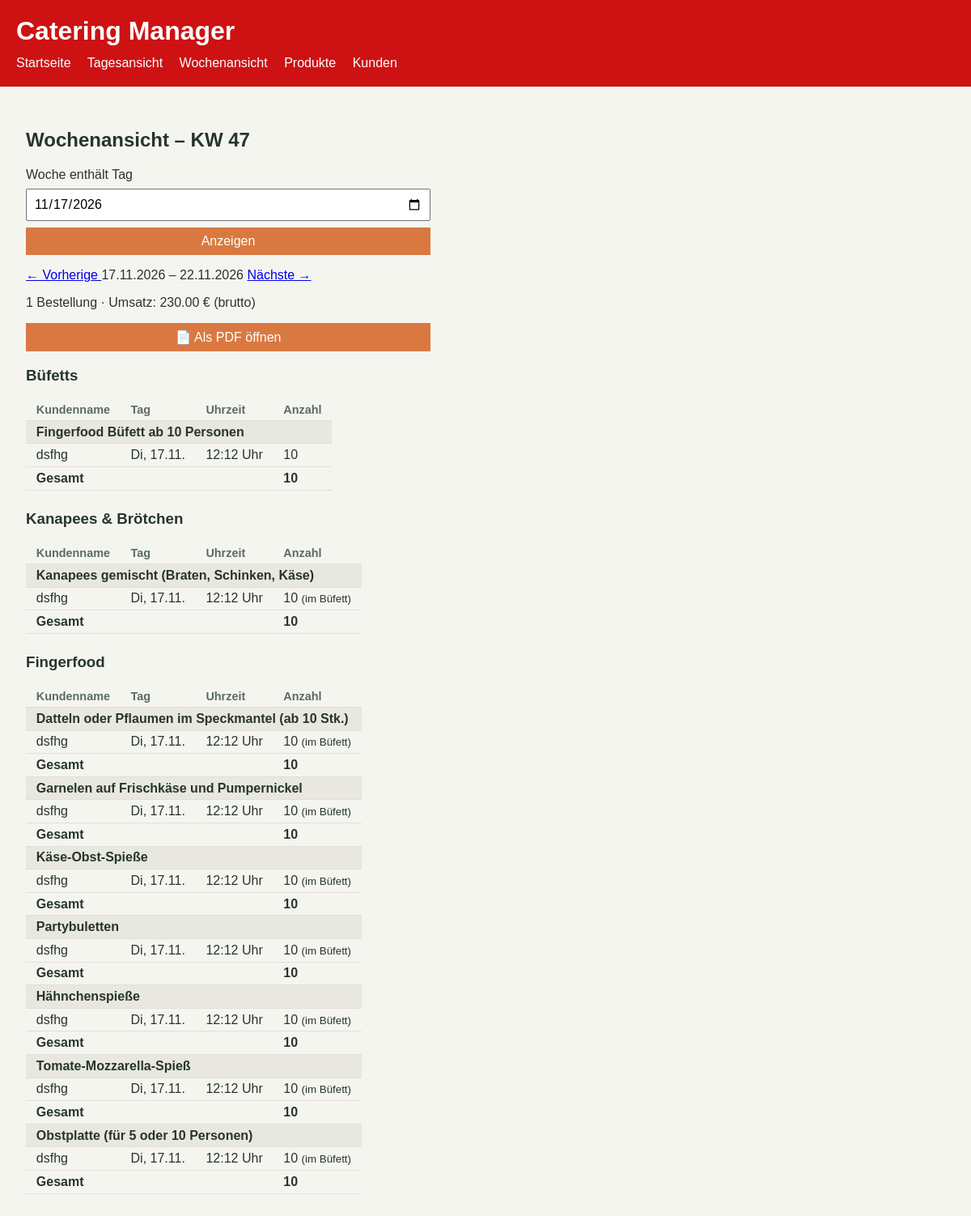
Screenshot of /wochenansicht with the database file from the repository.
### tables this page shows
CREATE TABLE order_items (
  id INTEGER PRIMARY KEY,
  order_id INTEGER NOT NULL,
  product_id INTEGER NOT NULL,
  quantity INTEGER NOT NULL CHECK (quantity > 0),
  unit_price_cents INTEGER NOT NULL CHECK (unit_price_cents >= 0), bundle_id INTEGER,
  FOREIGN KEY (order_id) REFERENCES orders(id) ON DELETE CASCADE,
  FOREIGN KEY (product_id) REFERENCES products(id) ON DELETE RESTRICT
);

CREATE TABLE products (
  id INTEGER PRIMARY KEY,
  name TEXT NOT NULL,
  price_cents INTEGER NOT NULL CHECK (price_cents >= 0),
  unit TEXT NOT NULL DEFAULT 'Stück',
  tax_rate INTEGER NOT NULL CHECK (tax_rate IN (7, 19)) DEFAULT 19,
  active INTEGER NOT NULL DEFAULT 1
, category_id INTEGER REFERENCES categories(id), bundle_persons INTEGER);

CREATE TABLE orders (
  id INTEGER PRIMARY KEY,
  customer_name TEXT NOT NULL,
  customer_phone TEXT NOT NULL,
  delivery_address TEXT,
  order_date TEXT NOT NULL,
  order_time TEXT NOT NULL,
  fulfillment_type TEXT NOT NULL CHECK (fulfillment_type IN ('abholung', 'lieferung')),
  created_at TEXT NOT NULL DEFAULT CURRENT_TIMESTAMP
);

### app.py (the view)
@app.route("/wochenansicht")
def week_view():
    datum, montag, start, sonntag = resolve_week(
        request.args.get("date", date.today().isoformat())
    )
    rows, bestellungen, kunden = get_week_summary(
        start.isoformat(), sonntag.isoformat()
    )
    gesamt_cents = sum(row["total_cents"] for row in rows)
    kategorien = get_week_categories(start.isoformat(), sonntag.isoformat())
    vorherige = (montag - timedelta(days=7)).isoformat()
    naechste = (montag + timedelta(days=7)).isoformat()
    return render_template(
        "wochenansicht.html",
        selected_date=datum.isoformat(),
        montag=montag,
        start=start,
        sonntag=sonntag,
        kalenderwoche=montag.isocalendar()[1],
        kategorien=kategorien,
        bestellungen=bestellungen,
        kunden=kunden,
        gesamt_cents=gesamt_cents,
        vorherige=vorherige,
        naechste=naechste,
    )

### app.py (called while the page is built)
def connect_db():
    connection = sqlite3.connect(DB_PATH)
    connection.row_factory = sqlite3.Row
    connection.execute("PRAGMA foreign_keys = ON")
    return connection

def week_range(datum):
    montag = datum - timedelta(days=datum.weekday())
    sonntag = montag + timedelta(days=6)
    return montag, sonntag

def get_week_positions(start, ende):
    connection = connect_db()
    rows = connection.execute(
        """
        SELECT p.id   AS product_id,
               p.name AS product_name,
               p.unit,
               COALESCE(c.name, 'Ohne Kategorie') AS category_name,
               COALESCE(c.sort_order, 9999)       AS category_sort,
               o.customer_name, o.order_date, o.order_time,
               oi.quantity, oi.bundle_id
        FROM order_items oi
        JOIN orders   o ON o.id = oi.order_id
        JOIN products p ON p.id = oi.product_id
        LEFT JOIN categories c ON c.id = p.category_id
        WHERE o.order_date BETWEEN ? AND ?
        ORDER BY COALESCE(c.sort_order, 9999), c.id, p.id,
                 o.order_date, o.order_time
        """,
        (start, ende),
    ).fetchall()
    connection.close()
    return rows

def resolve_week(datum_text):
    heute = date.today()
    try:
        datum = date.fromisoformat(datum_text)
    except ValueError:
        datum = heute
    montag, sonntag = week_range(datum)
    start = heute if montag <= heute <= sonntag else montag
    return datum, montag, start, sonntag

### templates/wochenansicht.html (shortened to what this page needs)
<!doctype html>
<html lang="de">
  <head>
    <link rel="stylesheet" href="/style.css">
  </head>
  <body>
    <header>
      <h1>Catering Manager</h1>
      <nav>
        <a href="/">Startseite</a>
        <a href="/tagesansicht">Tagesansicht</a>
        <a href="/wochenansicht">Wochenansicht</a>
        <a href="/produkte">Produkte</a>
        <a href="/kunden">Kunden</a>
      </nav>
    </header>
    <main>
      <h2>Wochenansicht – KW {{ kalenderwoche }}</h2>
      <form method="get" action="/wochenansicht">
        <label for="date">Woche enthält Tag</label>
        <input id="date" name="date" type="date" value="{{ selected_date }}">
        <button type="submit">Anzeigen</button>
      </form>
      <p class="wochen-nav">
        <a href="/wochenansicht?date={{ vorherige }}" title="Vorherige Woche">
          ← Vorherige
        </a>
        <span>
          {{ start.strftime('%d.%m.%Y') }} – {{ sonntag.strftime('%d.%m.%Y') }}
        </span>
        <a href="/wochenansicht?date={{ naechste }}" title="Nächste Woche">
          Nächste →
        </a>
      </p>
      <p class="wochen-summary">
        {{ bestellungen }} Bestellung{{ '' if bestellungen == 1 else 'en' }}
        · Umsatz: {{ '%.2f'|format(gesamt_cents / 100) }} € (brutto)
      </p>
      <form method="get" action="/wochenansicht/pdf" target="_blank">
        <button type="submit" title="Wochenansicht als PDF öffnen">📄 Als PDF öffnen</button>
      </form>
      {% if kategorien %}
        {% for kategorie in kategorien %}
          <h3>{{ kategorie['name'] }}</h3>
          <table>
            <thead>
              <tr>
                <th>Kundenname</th>
                <th>Tag</th>
                <th>Uhrzeit</th>
                <th>Anzahl</th>
              </tr>
            </thead>
            <tbody>
              {% for p in kategorie['produkte'] %}
                <tr class="produktzeile">
                  <td colspan="{{ 5 if kategorie['mit_kg'] else 4 }}">
                    {{ p['name'] }}
                  </td>
                </tr>
                {% for pos in p['positionen'] %}
                  <tr>
                    <td>{{ pos['kunde'] }}</td>
                    <td>{{ pos['tag'] }}</td>
                    <td>{{ pos['uhrzeit'] }} Uhr</td>
                    <td>
                      {{ pos['anzahl'] }}
                      {% if pos['im_buefett'] %}<small>(im Büfett)</small>{% endif %}
                    </td>
                  </tr>
                {% endfor %}
                <tr class="gesamtzeile">
                  <td colspan="{{ 4 if kategorie['mit_kg'] else 3 }}">Gesamt</td>
                  <td>{{ p['total'] }}</td>
                </tr>
              {% endfor %}
            </tbody>
          </table>
        {% endfor %}
      {% else %}
        <p>In diesem Zeitraum gibt es noch keine Bestellungen.</p>
      {% endif %}
    </main>
  </body>
</html>

### rows the page displays
order_items: name "Fingerfood Büfett ab 10 Personen", kunde "dsfhg", tag "Di, 17.11.", uhrzeit "12:12", anzahl "10", total "10"
order_items: name "Kanapees gemischt (Braten, Schinken, Käse)", kunde "dsfhg", tag "Di, 17.11.", uhrzeit "12:12", anzahl "10", shows "(im Büfett)", total "10"
order_items: name "Datteln oder Pflaumen im Speckmantel (ab 10 Stk.)", kunde "dsfhg", tag "Di, 17.11.", uhrzeit "12:12", anzahl "10", shows "(im Büfett)", total "10"
order_items: name "Garnelen auf Frischkäse und Pumpernickel", kunde "dsfhg", tag "Di, 17.11.", uhrzeit "12:12", anzahl "10", shows "(im Büfett)", total "10"
order_items: name "Käse-Obst-Spieße", kunde "dsfhg", tag "Di, 17.11.", uhrzeit "12:12", anzahl "10", shows "(im Büfett)", total "10"
order_items: name "Partybuletten", kunde "dsfhg", tag "Di, 17.11.", uhrzeit "12:12", anzahl "10", shows "(im Büfett)", total "10"
order_items: name "Hähnchenspieße", kunde "dsfhg", tag "Di, 17.11.", uhrzeit "12:12", anzahl "10", shows "(im Büfett)", total "10"
order_items: name "Tomate-Mozzarella-Spieß", kunde "dsfhg", tag "Di, 17.11.", uhrzeit "12:12", anzahl "10", shows "(im Büfett)", total "10"
order_items: name "Obstplatte (für 5 oder 10 Personen)", kunde "dsfhg", tag "Di, 17.11.", uhrzeit "12:12", anzahl "10", shows "(im Büfett)", total "10"

### other values shown
{{ kalenderwoche }} "47"
{{ start.strftime('%d.%m.%Y') }} "17.11.2026"
{{ sonntag.strftime('%d.%m.%Y') }} "22.11.2026"
{{ bestellungen }} "1"
{{ '%.2f'|format(gesamt_cents / 100) }} "230.00"
{{ kategorie['name'] }} "Büfetts" "Kanapees & Brötchen" "Fingerfood"
